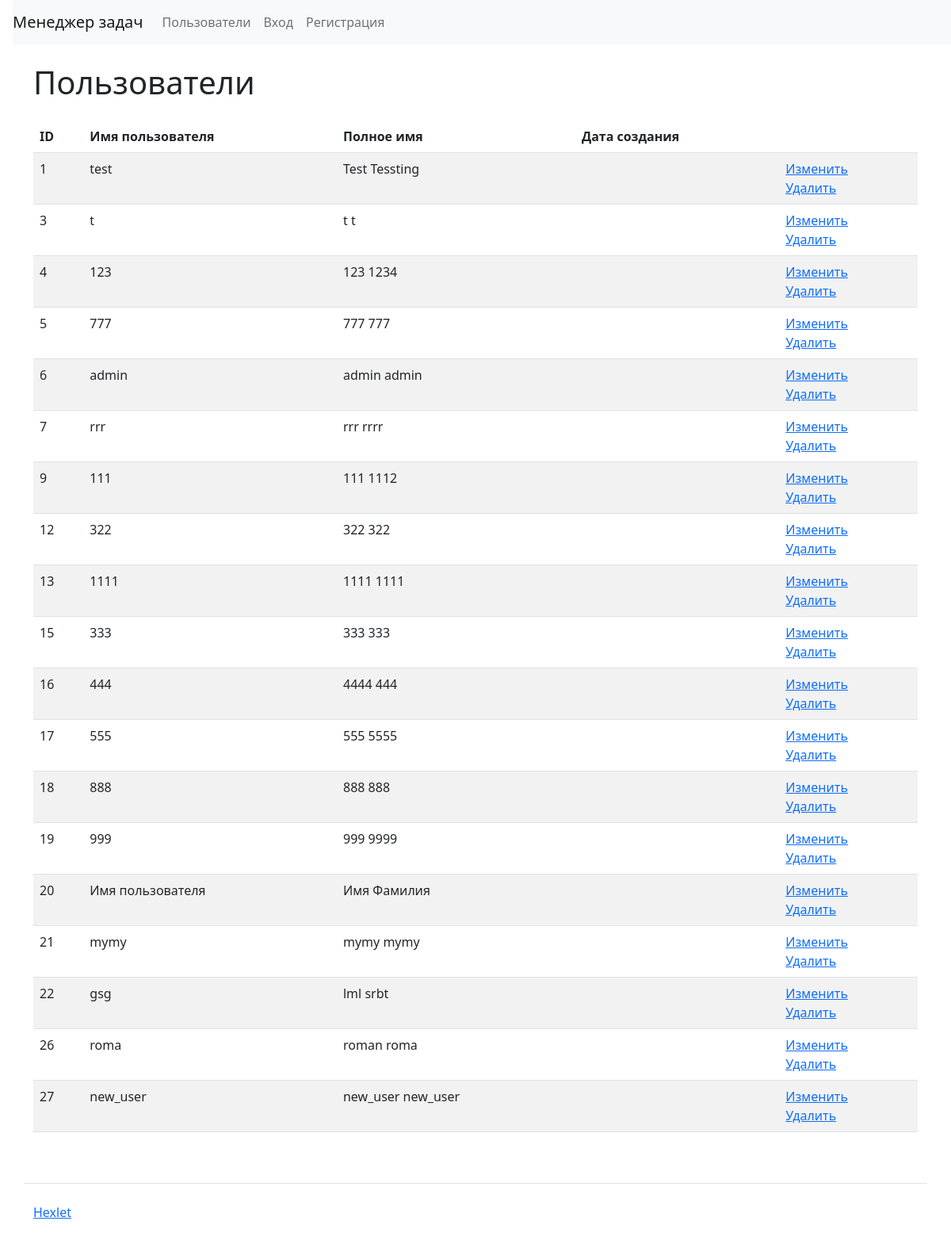
/users/, run on the app's committed database.
### task_manager/users/models.py (models this page shows, shortened)
class CustomUser(AbstractUser, PermissionsMixin):
    objects = CustomUserManager()
    USERNAME_FIELD = 'username'
    REQUIRED_FIELDS = ['first_name', 'last_name', 'password']

### task_manager/users/views.py (the view)
# urls.py: path('', UserListView.as_view(), name='users'),
class UserListView(ListView):
    model = CustomUser
    context_object_name = 'users'
    template_name = 'users/user_list.html'

### task_manager/templates/users/user_list.html (shortened to what this page needs)
{% extends "main.html" %}
{% load i18n %}
{% block content %}
<div class="container wrapper flex-grow-1">
      <h1 class="my-4">
{% trans "Users" %}
      </h1>
<table class="table table-striped">
  <thead>
    <tr>
      <th>ID</th>
      <th>{% trans "User name" %}</th>
      <th>{% trans "Full name" %}</th>
      <th>{% trans "Created at" %}</th>
      <th></th>
    </tr>
  </thead>
  <tbody>
    {% for user in users %}
      <tr>
        <td>{{ user.id }}</td>
        <td>{{ user.username }}</td>
        <td>{{ user.first_name }} {{ user.last_name}}</td>
        <td>{{ user.created_at|date:"d.m.Y H:i" }}</td>
        <td>
          <a href="{% url 'users:users_update' user.pk %}">{% trans "Edit" %}</a>
          <br>
           <a href="{% url 'users:users_delete' user.pk %}">{% trans "Delete" %}</a>
        </td>
      </tr>
   {% endfor %}
        </tbody>
</table>
    </div>
{% endblock %}

### data on the page
CustomUser: id "1", username "test", first_name "Test", last_name "Tessting"
CustomUser: id "3", username "t", first_name "t", last_name "t"
CustomUser: id "4", username "123", first_name "123", last_name "1234"
CustomUser: id "5", username "777", first_name "777", last_name "777"
CustomUser: id "6", username "admin", first_name "admin", last_name "admin"
CustomUser: id "7", username "rrr", first_name "rrr", last_name "rrrr"
CustomUser: id "9", username "111", first_name "111", last_name "1112"
CustomUser: id "12", username "322", first_name "322", last_name "322"
CustomUser: id "13", username "1111", first_name "1111", last_name "1111"
CustomUser: id "15", username "333", first_name "333", last_name "333"
CustomUser: id "16", username "444", first_name "4444", last_name "444"
CustomUser: id "17", username "555", first_name "555", last_name "5555"
CustomUser: id "18", username "888", first_name "888", last_name "888"
CustomUser: id "19", username "999", first_name "999", last_name "9999"
CustomUser: id "20", username "Имя пользователя", first_name "Имя", last_name "Фамилия"
CustomUser: id "21", username "mymy", first_name "mymy", last_name "mymy"
CustomUser: id "22", username "gsg", first_name "lml", last_name "srbt"
CustomUser: id "26", username "roma", first_name "roman", last_name "roma"
CustomUser: id "27", username "new_user", first_name "new_user", last_name "new_user"
